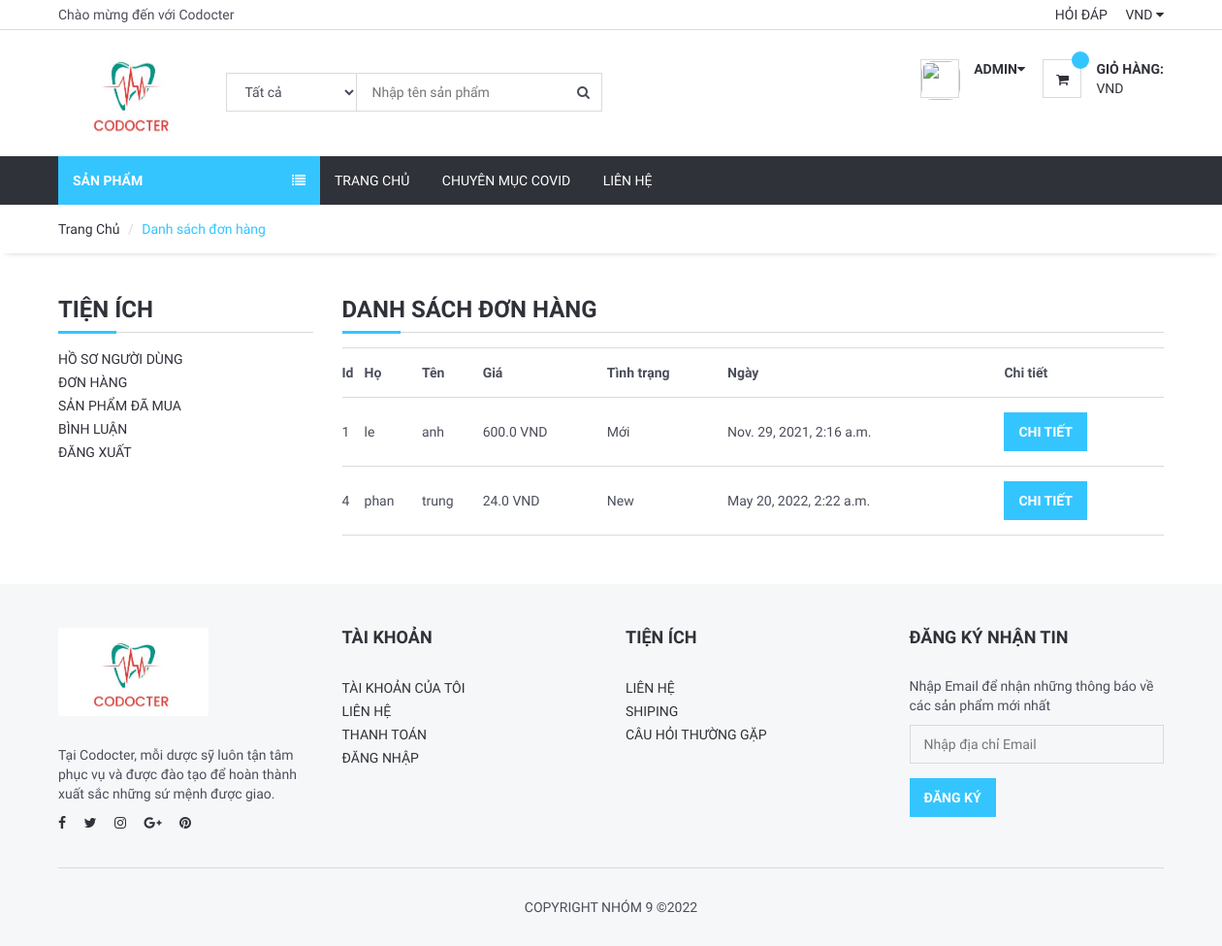
Screenshot of /user/orders/ (signed in) with the database file from the repository.
### order/models.py (models this page shows, shortened)
class Order(models.Model):
    STATUS = (
        ('Mới', 'Mới'),
        ('Chấp nhận', 'Chấp nhận'),
        ('Đang chuẩn bị', 'Đang chuẩn bị'),
        ('Đang Ship', 'Đang Ship'),
        ('Hoàn Thành', 'Hoàn Thành'),
        ('Đã hủy', 'Đã hủy'),
    )
    user = models.ForeignKey(User, on_delete=models.SET_NULL, null=True)
    code = models.CharField(max_length=5, editable=False )
    first_name = models.CharField(max_length=10)
    last_name = models.CharField(max_length=10)
    phone = models.CharField(blank=True, max_length=20)
    address = models.CharField(blank=True, max_length=150)
    city = models.CharField(blank=True, max_length=20)
    country = models.CharField(blank=True, max_length=20)
    total = models.FloatField()
    status=models.CharField(max_length=15,choices=STATUS,default='New')
    ip = models.CharField(blank=True, max_length=20)
    adminnote = models.CharField(blank=True, max_length=100)
    create_at=models.DateTimeField(auto_now_add=True)
    update_at=models.DateTimeField(auto_now=True)

### user/views.py (the view)
# urls.py: path('orders/', views.user_orders, name='user_orders'),
@login_required(login_url='/login') # Check login
def user_orders(request):
    category = Category.objects.all()
    current_user = request.user
    orders=Order.objects.filter(user_id=current_user.id)
    context = {'category': category,
               'orders': orders,
               }
    return render(request, 'user_orders.html', context)

### user/templates/user_orders.html (shortened to what this page needs)
{% extends 'homebase.html' %}
{% block sidebar %} {% include 'sidebar.html' %} {% endblock %}
{% block body %}
    <div id="breadcrumb">
        <div class="container">
            <ul class="breadcrumb">
                <li><a href="/">Trang Chủ</a></li>
                <li class="active">Danh sách đơn hàng</li>
            </ul>
        </div>
    </div>
    <div class="section">
        <div class="container">
            <div class="row">
                <div class="col-md-3">
                    {% include "user_panel.html" %}
                </div>
                <div class="col-md-9">
                    <div class="order-summary clearfix">
                        <div class="section-title">
                            <h3 class="title">Danh sách đơn hàng</h3>
                        </div>
                        <table class="shopping-cart-table table">
                            <tr>
                                <th class="text-left">Id </th>
                                <th class="text-left">Họ </th>
                                <th class="text-left">Tên </th>
                                <th class="text-left">Giá </th>
                                <th class="text-left">Tình trạng </th>
                                <th class="text-left">Ngày </th>
                                <th class="text-left">Chi tiết</th>
                            </tr>
                            {% for rs in orders %}
                                <tr>
                                    <td class="text-left">{{ rs.id}} </td>
                                    <td class="text-left">{{ rs.first_name}} </td>
                                    <td class="text-left">{{ rs.last_name}} </td>
                                    <td class="text-left">{{ rs.total}} VND</td>
                                    <td class="text-left">{{ rs.status}} </td>
                                    <td class="text-left">{{ rs.create_at}} </td>
                                    <td class="text-left"><a class="primary-btn" href="/user/orderdetail/{{ rs.id }}"> Chi tiết </a></td>
                                </tr>
                            {% endfor %}
                        </table>
                    </div>
                </div>
            </div>
        </div>
    </div>
{% endblock %}

### home/templates/header.html (shortened to what this page needs)
{% load static %}
	<header>
		<div id="top-header">
			<div class="container">
				<div class="pull-left">
					<span>Chào mừng đến với Codocter</span>
				</div>
				<div class="pull-right">
					<ul class="header-top-links">
						<li><a href="/faq">Hỏi đáp</a></li>
						<li class="dropdown default-dropdown">
							<a class="dropdown-toggle" data-toggle="dropdown" aria-expanded="true">VND <i class="fa fa-caret-down"></i></a>
						</li>
					</ul>
				</div>
			</div>
		</div>
		<div id="header">
			<div class="container">
				<div class="pull-left">
					<div class="header-logo">
						<a class="logo" href="#">
							<img src="{% static '' %}img/235lg.png" alt="">
						</a>
					</div>
					<div class="header-search">
						<form action="/search/" method="post">
							<input id="query" name="query" class="input search-input" type="text" placeholder="Nhập tên sản phẩm">
							<select name="catid" class="input search-categories">
								<option value="0">Tất cả </option>
								{% load mptt_tags %}
							</select>
							<button class="search-btn"><i class="fa fa-search"></i></button>
						</form>
					</div>
				</div>
				<div class="pull-right">
					<ul class="header-btns">
						<li class="header-account dropdown default-dropdown">
							{% if user.id is not None %}
							<div class="dropdown-toggle" role="button" data-toggle="dropdown" aria-expanded="true">
								<div class="header-btns-icon">
									<img src="{{ request.session.userimage }}" style="height: 40px; border-radius: 30%;width:40px">
								</div>
								<strong class="text-uppercase">{{ user.username }}<i class="fa fa-caret-down"></i></strong>
							</div>
							{% else %}
							<a href="/login" class="text-uppercase">Đăng nhập</a> / <a href="/signup" class="text-uppercase">Đăng ký</a>
							{% endif %}
						</li>
						<li class="header-cart dropdown default-dropdown">
							<a href="/shopcart/" >
								<div class="header-btns-icon">
									<i class="fa fa-shopping-cart"></i>
									<span class="qty">
										</span>
								</div>
								<strong class="text-uppercase">Giỏ hàng:</strong>
								<br>
								<span>VND</span>
							</a>
						</li>
					</ul>
				</div>
			</div>
		</div>
	</header>

### home/static/css/style.css (style rules this page uses)
body { font-family: 'Hind', sans-serif; color: #4A4E5A; overflow-x: hidden; }
h1, h2, h3, h4, h5, h6 { color: #30323A; margin: 0 0 10px; font-weight: 700; }
a { color: #30323A; -webkit-transition: 0.3s color; transition: 0.3s color; }
strong { color: #30323A; }
ul, ol { margin: 0; padding: 0; list-style: none }
.main-btn, .primary-btn { display: inline-block; padding: 10px 15px; text-transform: uppercase; font-weight: 700; border: none; -webkit-transition: 0.3s all; transition: 0.3s all; }
.primary-btn { color: #FFF; background-color: #34c5ff; }
.input { width: 100%; height: 40px; padding: 0px 15px; border: none; background-color: transparent; -webkit-box-shadow: 0px 0px 0px 1px #DADADA inset, 0px 0px 0px 5px transparent; box-shadow: 0px 0px 0px 1px #DADADA inset, 0px 0px 0px 5px transparent; -webkit-transition: 0.3s all; transition: 0.3s all; }
.section { padding-top: 30px; padding-bottom: 30px; }
.section-title { position: relative; margin-bottom: 15px; margin-top: 15px; border-bottom: 1px solid #DADADA; }
.section-title .title { display: inline-block; text-transform: uppercase; }
.section-title:after { content: ""; position: absolute; left: 0; bottom: -1.5px; height: 3px; width: 60px; background-color: #34c5ff; }
#breadcrumb { -webkit-box-shadow: 0px 6px 6px -6px rgba(0, 0, 0, 0.175); box-shadow: 0px 6px 6px -6px rgba(0, 0, 0, 0.175); }
.breadcrumb { background-color: transparent; border: none; border-radius: 0px; padding: 15px 0px; margin: 0; }
.breadcrumb>.active { color: #34c5ff; }
.breadcrumb>li+li:before { color: #DADADA; }
#header { padding-top: 15px; padding-bottom: 15px; }
#top-header { padding-top: 5px; padding-bottom: 5px; border-bottom: 1px solid #DADADA; }
.header-top-links>li { display: inline-block; }
.header-top-links>li+li { margin-left: 15px; }
.header-top-links>li>a { cursor: pointer; text-transform: uppercase; }
.header-logo { display: inline-block; margin-right: 15px; }
.header-logo .logo>img { width: 155px; height: 100px; }
.header-search { display: inline-block; padding: 15px 0px; max-width: 400px; }
.header-search>form { position: relative; }
.header-search>form .search-input { padding-left: 150px; padding-right: 45px; }
.header-search>form .search-categories { position: absolute; left: 0px; top: 0px; width: 135px; }
.header-search>form .search-btn { position: absolute; top: 0px; right: 0px; width: 40px; height: 40px; background-color: transparent; border: none; }
.header-btns>li { display: inline-block; vertical-align: top; padding: 15px 0px; }
.header-btns>li+li { margin-left: 15px; }
.header-btns>li .header-btns-icon { position: relative; float: left; margin-right: 15px; width: 40px; height: 40px; line-height: 40px; text-align: center; color: #30323A; background-color: #FFF; border: 1px solid #DADADA; }
.header-btns .dropdown-toggle { display: block; cursor: pointer; }
.header-cart .header-btns-icon .qty { position: absolute; right: -9px; top: -9px; width: 18px; height: 18px; line-height: 18px; text-align: center; font-size: 10px; background: #34c5ff; color: #FFF; border-radius: 50%; }
.shopping-cart-table>tbody>tr>td, .shopping-cart-table>tbody>tr>th, .shopping-cart-table>tfoot>tr>td, .shopping-cart-table>tfoot>tr>th, .shopping-cart-table>thead>tr>td, .shopping-cart-table>thead>tr>th { padding: 15px 0px; vertical-align: middle; border-top: 1px solid #DADADA; }
.shopping-cart-table>tbody>tr:last-child>td { border-bottom: 1px solid #DADADA; }

### rows the page displays
Order: id "1", first_name "le", last_name "anh", total "600.0", status "Mới", create_at "Nov. 29, 2021, 2:16 a.m."
Order: id "4", first_name "phan", last_name "trung", total "24.0", status "New", create_at "May 20, 2022, 2:22 a.m."

### other values shown
{{ user.username }} "ADMIN"
